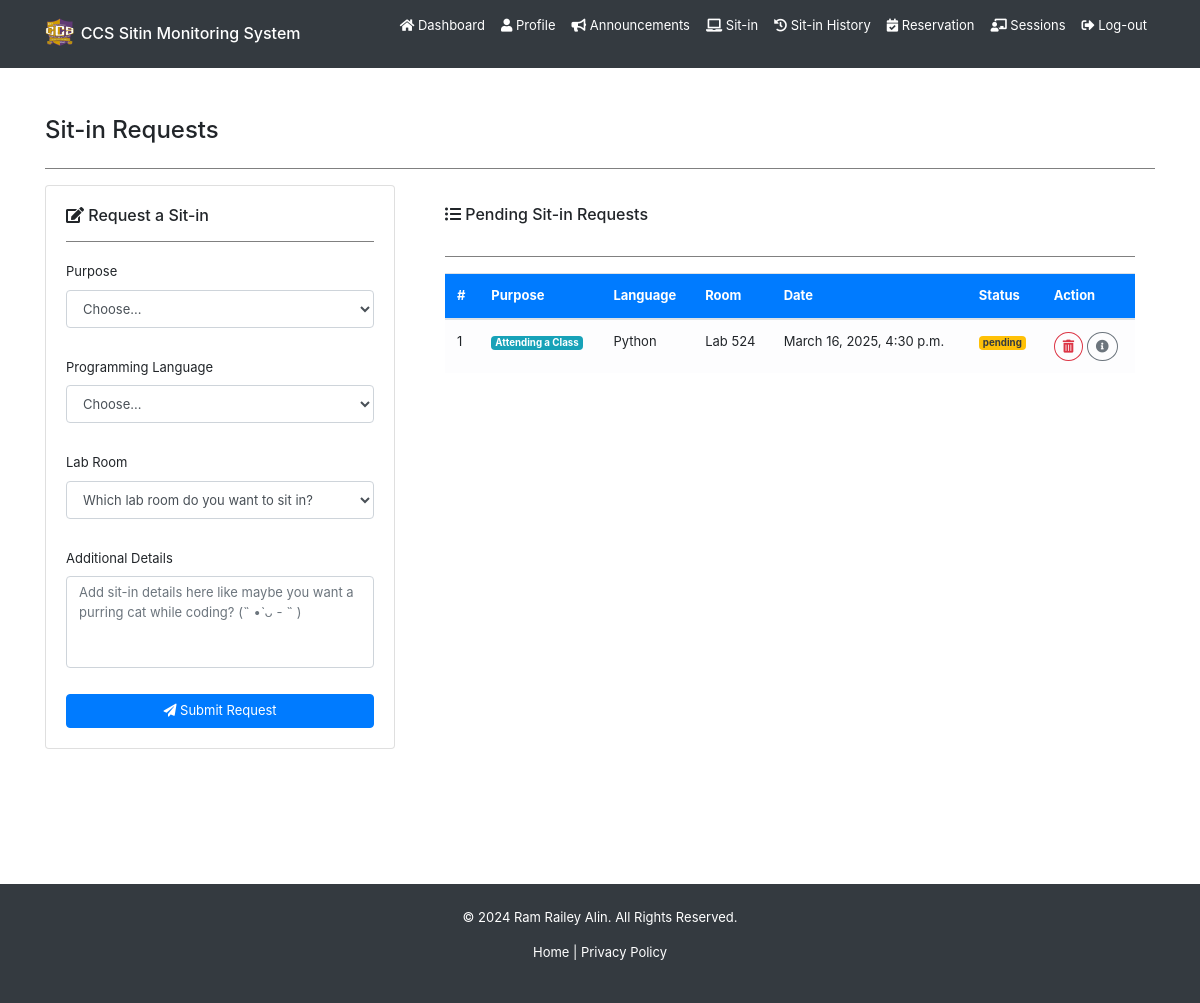
The app's page /sitin/ (signed in), older data.
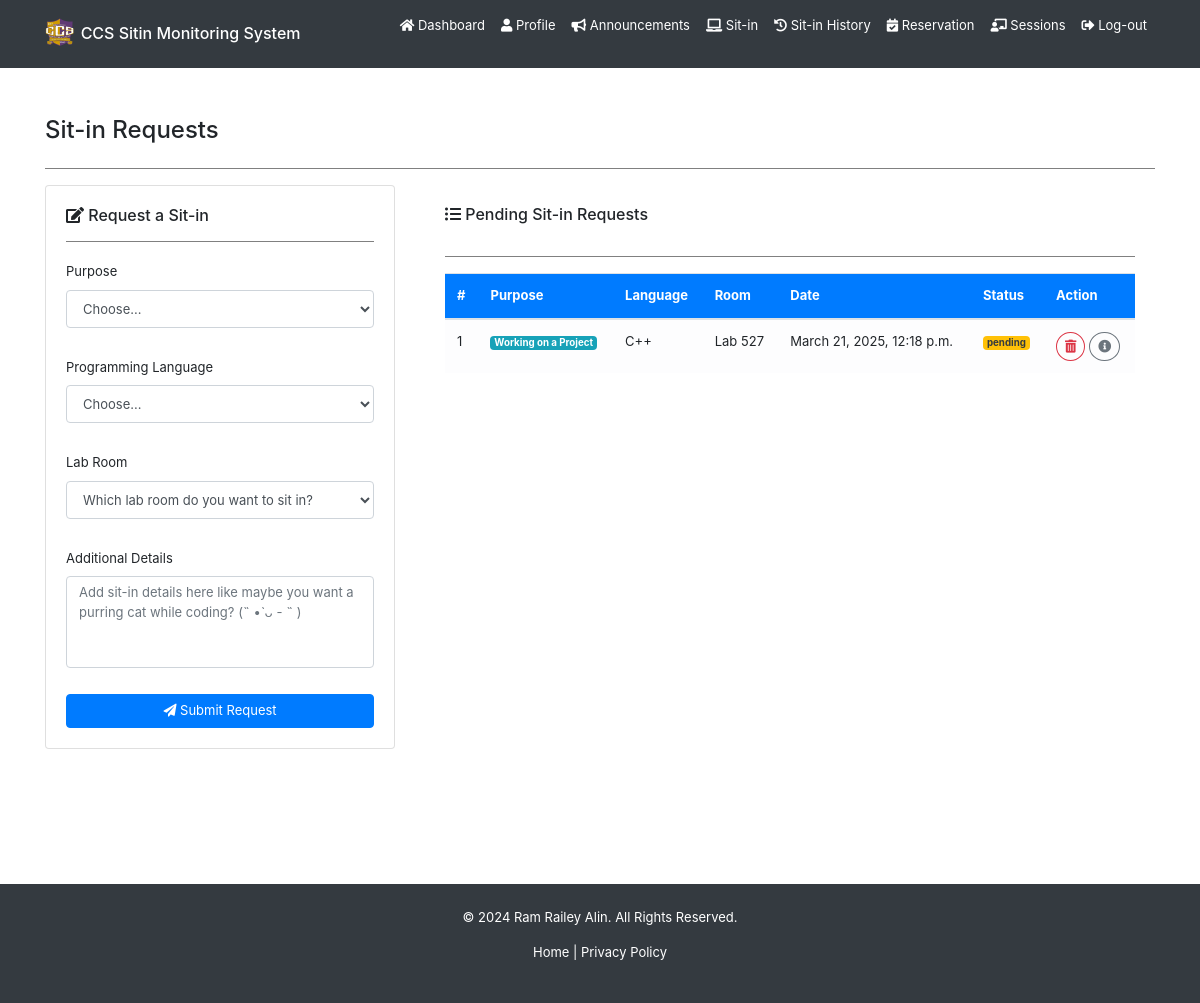
The same page, newer data.
### backend/models.py (models this page shows, shortened)
class Sitin(models.Model):
    purpose = models.CharField(max_length=255, choices=SITIN_PURPOSE_CHOICES, blank=True, null=True)
    programming_language = models.CharField(max_length=255, choices=PROGRAMMING_LANGUAGE_CHOICES, blank=True, null=True)
    lab_room = models.CharField(max_length=50, choices=LAB_ROOM_CHOICES, blank=True, null=True)
    sitin_details = models.TextField(blank=True, null=True)
    status = models.CharField(max_length=50, choices=SITIN_STATUS_CHOICES, blank=True, null=True) # pending, approved, denied
    date = models.DateTimeField(auto_now_add=True)
    sitin_date = models.DateTimeField(null=True, blank=True)
    logout_date = models.DateTimeField(null=True, blank=True)
    feedback = models.TextField(blank=True, null=True)
    user = models.ForeignKey(User, on_delete=models.CASCADE)

### backend/views.py (the view, shortened to what this page needs)
# urls.py: path('sitin/', views.SitinHybridView.as_view(), name='user-sitin'),
class SitinHybridView(APIView):
    permission_classes = [IsAuthenticated]
    renderer_classes = [TemplateHTMLRenderer, JSONRenderer]
    template_name = 'backend/pages/sitin.html'
    def get(self, request, *args, **kwargs):
        sitins = Sitin.objects.filter(user=request.user, status="pending").order_by('-date')
        context = {
            'purpose_choices': SITIN_PURPOSE_CHOICES,
            'language_choices': PROGRAMMING_LANGUAGE_CHOICES,
            'room_choices': LAB_ROOM_CHOICES,
            'sitins': sitins
        }
        if request.accepted_renderer.format == 'html':
            return Response(context, template_name=self.template_name)
        serializer = SitinSerializer(sitins, many=True)
        print(serializer.data)
        return Response(serializer.data)

### backend/templates/backend/pages/sitin.html (shortened to what this page needs)
{% extends 'backend/base.html' %}
{% block content %}
<div class="container mt-5">
    <h4 class="mb-4">Sit-in Requests</h4>
    <hr>
    <div id="sitin-body" class="row">
        <div class="col-lg-4 col-md-12 mb-4">
            <div class="card shadow-sm">
                <div class="card-body">
                    <div class="d-flex justify-content-between">
                        <h6 class="m-0"><i class="fas fa-edit"></i> Request a Sit-in</h6>
                    </div>
                    <hr>
                    <form id="sitin-form">
                        <div class="mb-3">
                            <label for="purpose" class="form-label">Purpose</label>
                            <select class="form-control" id="purpose" name="purpose">
                                <option value="" selected disabled>Choose...</option>
                            </select>
                        </div>
                        <div class="mb-3">
                            <label for="programming_language" class="form-label">Programming Language</label>
                            <select class="form-control" id="programming_language" name="programming_language">
                                <option value="" selected disabled>Choose...</option>
                            </select>
                        </div>
                        <div class="mb-3">
                            <label for="lab_room" class="form-label">Lab Room</label>
                            <select class="form-control" id="lab_room" name="lab_room">
                                <option value="" selected disabled>Which lab room do you want to sit in?</option>
                            </select>
                        </div>
                        <div class="mb-3">
                            <label for="sitin_details" class="form-label">Additional Details</label>
                            <textarea class="form-control" id="sitin_details" name="sitin_details" rows="4" style="resize: none;" placeholder="Add sit-in details here like maybe you want a purring cat while coding? (˵ •̀ ᴗ - ˵ )" required></textarea>
                        </div>
                        <button type="button" onclick="PostSitin(this.parentElement, '{{ csrf_token }}')" class="btn btn-primary w-100"><i class="fas fa-paper-plane"></i> Submit Request</button>
                    </form>
                </div>
            </div>
        </div>
        <div class="col-lg-8 col-md-12 mb-4">
            <div class="card shadow-lg border-0">
                <div class="card-body">
                    <div class="d-flex justify-content-between">
                        <h6 class="fw-bold mb-3"><i class="fas fa-list-ul"></i> Pending Sit-in Requests</h6>
                    </div>
                    <hr>
                    <div class="table-responsive d-flex flex-column">
                        <table class="table table-hover align-middle">
                            <thead class="bg-primary text-white">
                                <tr>
                                    <th>#</th>
                                    <th>Purpose</th>
                                    <th>Language</th>
                                    <th>Room</th>
                                    <th>Date</th>
                                    <th>Status</th>
                                    <th>Action</th>
                                </tr>
                            </thead>
                            <tbody class="table-light">
                                {% if sitins %}
                                {% for sitin in sitins %}
                                <tr>
                                    <td>{{ forloop.counter }}</td>
                                    <td><span class="badge bg-info text-white">{{ sitin.purpose }}</span></td>
                                    <td>{{ sitin.programming_language }}</td>
                                    <td>Lab {{ sitin.lab_room }}</td>
                                    <td>{{ sitin.date }}</td>
                                    <td><span class="badge bg-warning text-dark">{{ sitin.status }}</span></td>
                                    <td>
                                        <button class="btn btn-sm btn-outline-danger rounded-circle" onclick="showConfirmDeleteModal('{{ sitin.id }}')">
                                            <i class="fas fa-trash-alt"></i>
                                        </button>
                                        <button class="btn btn-sm btn-outline-secondary rounded-circle rounded-circle-info" data-text="{{ sitin.sitin_details }}">
                                            <i class="fas fa-info-circle"></i>
                                        </button>
                                    </td>
                                </tr>
                                {% endfor %}
                                {% endif %}
                            </tbody>
                        </table>
                    </div>
                </div>
            </div>
        </div>
    </div>
</div>
{% endblock %}

### backend/templates/backend/base.html (shortened to what this page needs)
{% load static %}
<!DOCTYPE html>
<html>
<head>
    <link href="https://cdnjs.cloudflare.com/ajax/libs/font-awesome/5.15.3/css/all.min.css" rel="stylesheet">
    <link rel="stylesheet" href="https://cdn.jsdelivr.net/npm/bootstrap@4.0.0/dist/css/bootstrap.min.css">
    <link rel="stylesheet" href="{% static 'backend/css/styles.css' %}">
</head>
<body>
    {% include 'backend/header.html' %}
    <main>
        {% block content %}
        {% endblock content %}
    </main>
    <footer class="bg-dark text-white text-center py-4 mt-5">
        <div class="container" style="font-size: small;">
            <p>&copy; 2024 Ram Railey Alin. All Rights Reserved.</p>
            <p>
                <a href="#" class="text-white">Home</a> |
                <a href="#" class="text-white">Privacy Policy</a>
            </p>
        </div>
    </footer>
</body>
</html>

### backend/templates/backend/header.html (shortened to what this page needs)
{% load static %}
<header>
    <nav class="navbar navbar-expand-lg navbar-dark bg-dark">
        <div class="container">
            <a href="{% url 'user-home' %}" class="navbar-brand">
                <img src="{% static 'backend/images/ccs_logo_3.png' %}" alt="logo" width="30" height="30" class="d-inline-block align-top">
                <h6 class="hover-antiquewhite" style="display: inline-block;">CCS Sitin Monitoring System</h6>
            </a>
            <div class="collapse navbar-collapse mb-3" id="navbarNav">
                <ul id="main-navbar" class="navbar-nav ml-auto">
                    {% if user.is_authenticated %}
                    <li class="nav-item">
                        <a href="{% url 'user-home' %}" class="nav-link active">
                            <i class="fas fa-home"></i> Dashboard
                        </a>
                    </li>
                    <li class="nav-item">
                        <a href="{% url 'user-profile' %}" class="nav-link active">
                            <i class="fas fa-user"></i> Profile
                        </a>
                    </li>
                    <li class="nav-item">
                        <a href="{% url 'user-announcements' %}" class="nav-link active">
                            <i class="fas fa-bullhorn"></i> Announcements
                        </a>
                    </li>
                    <li class="nav-item">
                        <a href="{% url 'user-sitin' %}" class="nav-link active">
                            <i class="fas fa-laptop"></i> Sit-in
                        </a>
                    </li>
                    <li class="nav-item">
                        <a href="{% url 'user-sitin_history' %}" class="nav-link active">
                            <i class="fas fa-history"></i> Sit-in History
                        </a>
                    </li>
                    <li class="nav-item">
                        <a href="{% url 'user-reservation' %}" class="nav-link active">
                            <i class="fas fa-calendar-check"></i> Reservation
                        </a>
                    </li>
                    <li class="nav-item">
                        <a href="{% url 'user-sessions' %}" class="nav-link active">
                            <i class="fas fa-chalkboard-teacher"></i> Sessions
                        </a>
                    </li>
                    <li class="nav-item">
                        <a href="#" class="nav-link active hover-red" onclick="document.getElementById('logout-form').submit();">
                            <i class="fas fa-sign-out-alt"></i> Log-out
                        </a>
                    </li>
                    {% endif %}
                </ul>
            </div>
        </div>
    </nav>
</header>

### backend/static/backend/css/styles.css (style rules this page uses)
* { box-sizing: border-box; padding: 0; margin: 0; }
li { text-decoration: none; }
main { min-height: 90vh; }
p { font-size: small; }
label { font-size: small; }
button { font-size: small; }
.btn { font-size: small; }
form { display: flex; flex-direction: column; row-gap: 10px; }
.nav-link { font-size: small; }
hr { width: 100%; border: none; border-top: 1px solid gray; }
ul { font-size: small; margin-left: 30px; }
input[type="text"], input[type="email"], input[type="password"], input[type="number"], input[type="search"], input[type="tel"], input[type="url"], input[type="date"], input[type="datetime-local"], input[type="month"], input[type="week"], input[type="time"], textarea, select { font-size: small !important; }

### backend/templates/backend/pages/sitin.html (style rules this page uses)
.rounded-circle { transition: 0.3s ease; }
.rounded-circle-info { transition: 0.3s ease; }
table { font-size: small; }

Row changes from the older to the newer data that the page shows:
no longer on this page (row edited): Sitin: purpose "Attending a Class", programming_language "Python", lab_room "524", date "March 16, 2025, 4:30 p.m.", status "pending"
added Sitin: purpose "Working on a Project", programming_language "C++", lab_room "527", date "March 21, 2025, 12:18 p.m.", status "pending"
